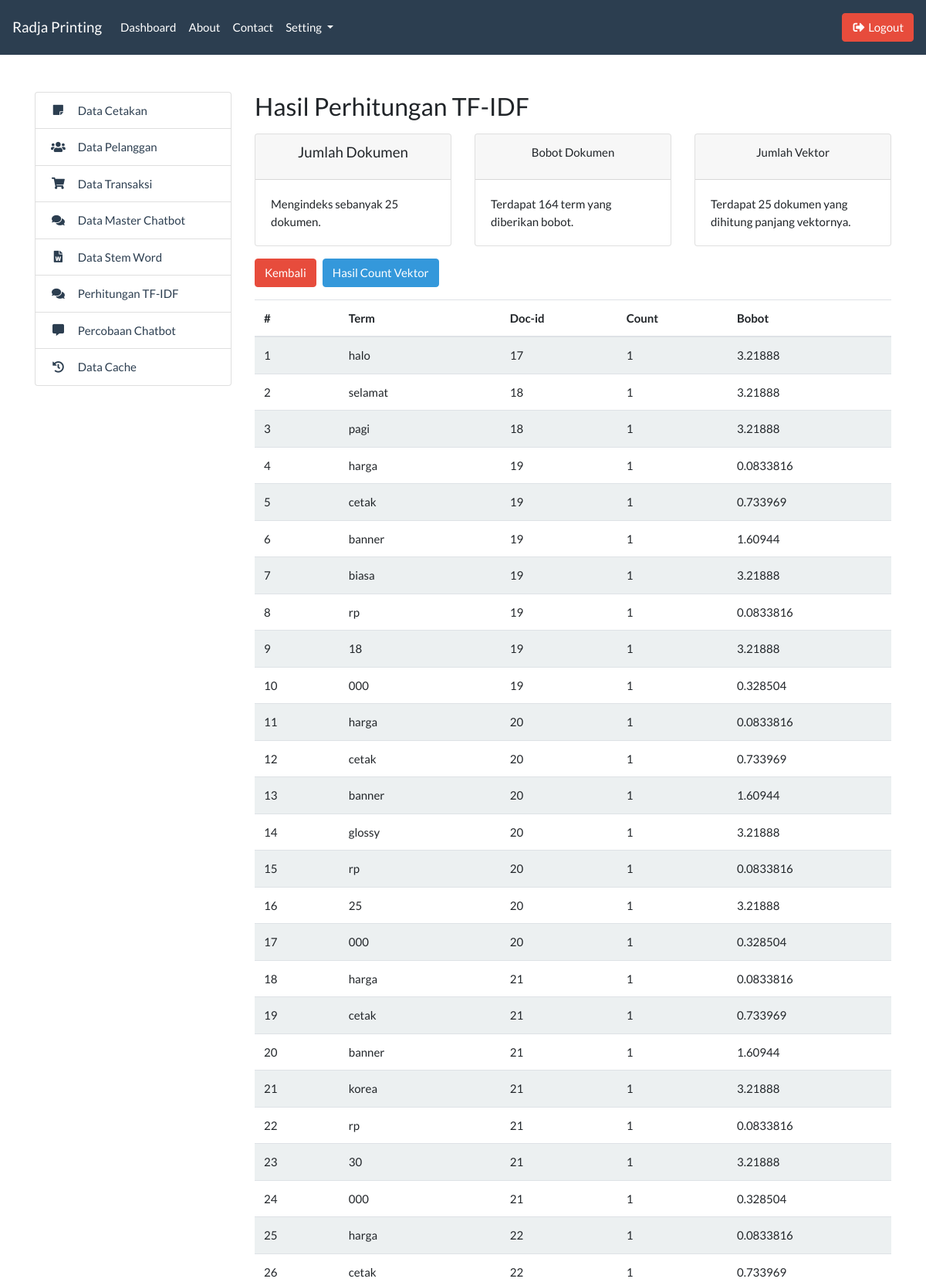
The app's page /admin/master_hitung.php (signed in, upper part) with its own data.
### tables this page shows
CREATE TABLE `tb_index` (
  `id` int(11) NOT NULL,
  `term` varchar(255) NOT NULL,
  `id_doc` int(11) NOT NULL,
  `jumlah` int(11) NOT NULL,
  `bobot` float NOT NULL
);

### admin/master_hitung.php (the view, shortened to what this page needs)
<?php include '../templates/admin_header.php'; ?>
<?php include '../templates/admin_sidebar.php'; ?>
<?php include 'fungsi.php'; ?>
<div class="col-md-9">
    <h3>Hasil Perhitungan TF-IDF</h3>
    <div class="row mt-3">
        <div class="col-md-4">
            <div class="card">
                <div class="card-header">
                    <h5 class="card-title text-center">Jumlah Dokumen</h5>
                </div>
                <div class="card-body">
                </div>
            </div>
        </div>
        <div class="col-md-4">
            <div class="card">
                <div class="card-header">
                    <div class="card-title text-center">Bobot Dokumen</div>
                </div>
                <div class="card-body">
                </div>
            </div>
        </div>
        <div class="col-md-4">
            <div class="card">
                <div class="card-header">
                    <div class="card-title text-center">Jumlah Vektor</div>
                </div>
                <div class="card-body">
                </div>
            </div>
        </div>
    </div>
    <div class="container mt-3">
        <div class="row">
            <a href="master_index.php" class="btn btn-danger mb-3">
                Kembali
            </a>
            <button type="button" class="btn btn-info mb-3 mx-2" data-toggle="modal" data-target="#modalVektor">
                Hasil Count Vektor
            </button>
            <table class="table table-striped">
                <thead>
                    <tr>
                        <th>#</th>
                        <th>Term</th>
                        <th>Doc-id</th>
                        <th>Count</th>
                        <th>Bobot</th>
                    </tr>
                </thead>
                <tbody>
                    <?php
                        include '../koneksi.php';
                        $i = 1;
                        $result = mysqli_query($koneksi, "SELECT * FROM tb_index ORDER BY id");
                        while($row = mysqli_fetch_array($result)){
                    ?>
                    <tr>
                        <td><?= $i++; ?></td>
                        <td><?= $row['term']; ?></td>
                        <td><?= $row['id_doc']; ?></td>
                        <td><?= $row['jumlah']; ?></td>
                        <td><?= $row['bobot']; ?></td>
                    </tr>
                    <?php } ?>
                </tbody>
            </table>
        </div>
    </div>
</div>
<?php include '../templates/admin_footer.php'; ?>

### records on screen
tb_index: term "halo", id_doc "17", jumlah "1", bobot "3.21888"
tb_index: term "selamat", id_doc "18", jumlah "1", bobot "3.21888"
tb_index: term "pagi", id_doc "18", jumlah "1", bobot "3.21888"
tb_index: term "harga", id_doc "19", jumlah "1", bobot "0.0833816"
tb_index: term "cetak", id_doc "19", jumlah "1", bobot "0.733969"
tb_index: term "banner", id_doc "19", jumlah "1", bobot "1.60944"
tb_index: term "biasa", id_doc "19", jumlah "1", bobot "3.21888"
tb_index: term "rp", id_doc "19", jumlah "1", bobot "0.0833816"
tb_index: term "18", id_doc "19", jumlah "1", bobot "3.21888"
tb_index: term "000", id_doc "19", jumlah "1", bobot "0.328504"
tb_index: term "harga", id_doc "20", jumlah "1", bobot "0.0833816"
tb_index: term "cetak", id_doc "20", jumlah "1", bobot "0.733969"
tb_index: term "banner", id_doc "20", jumlah "1", bobot "1.60944"
tb_index: term "glossy", id_doc "20", jumlah "1", bobot "3.21888"
tb_index: term "rp", id_doc "20", jumlah "1", bobot "0.0833816"
tb_index: term "25", id_doc "20", jumlah "1", bobot "3.21888"
tb_index: term "000", id_doc "20", jumlah "1", bobot "0.328504"
tb_index: term "harga", id_doc "21", jumlah "1", bobot "0.0833816"
tb_index: term "cetak", id_doc "21", jumlah "1", bobot "0.733969"
tb_index: term "banner", id_doc "21", jumlah "1", bobot "1.60944"
tb_index: term "korea", id_doc "21", jumlah "1", bobot "3.21888"
tb_index: term "rp", id_doc "21", jumlah "1", bobot "0.0833816"
tb_index: term "30", id_doc "21", jumlah "1", bobot "3.21888"
tb_index: term "000", id_doc "21", jumlah "1", bobot "0.328504"
tb_index: term "harga", id_doc "22", jumlah "1", bobot "0.0833816"
tb_index: term "cetak", id_doc "22", jumlah "1", bobot "0.733969"

### other values on screen
$num_rows "25"
$num_rows "164"
